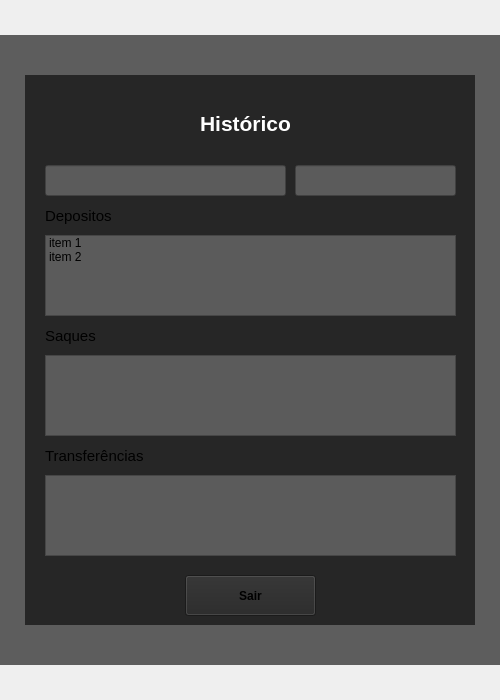
<?xml version="1.0" encoding="UTF-8"?>
<ui version="4.0">
 <class>MainWindow</class>
 <widget class="QMainWindow" name="MainWindow">
  <property name="geometry">
   <rect>
    <x>0</x>
    <y>0</y>
    <width>500</width>
    <height>700</height>
   </rect>
  </property>
  <property name="minimumSize">
   <size>
    <width>500</width>
    <height>700</height>
   </size>
  </property>
  <property name="windowTitle">
   <string>MainWindow</string>
  </property>
  <widget class="QWidget" name="centralwidget">
   <layout class="QVBoxLayout" name="verticalLayout">
    <property name="spacing">
     <number>0</number>
    </property>
    <property name="leftMargin">
     <number>0</number>
    </property>
    <property name="topMargin">
     <number>0</number>
    </property>
    <property name="rightMargin">
     <number>0</number>
    </property>
    <property name="bottomMargin">
     <number>0</number>
    </property>
    <item>
     <widget class="QFrame" name="frame">
      <property name="maximumSize">
       <size>
        <width>16777215</width>
        <height>35</height>
       </size>
      </property>
      <property name="frameShape">
       <enum>QFrame::NoFrame</enum>
      </property>
      <property name="frameShadow">
       <enum>QFrame::Raised</enum>
      </property>
      <layout class="QHBoxLayout" name="horizontalLayout_2">
       <property name="spacing">
        <number>0</number>
       </property>
       <property name="leftMargin">
        <number>0</number>
       </property>
       <property name="topMargin">
        <number>5</number>
       </property>
       <property name="rightMargin">
        <number>0</number>
       </property>
       <property name="bottomMargin">
        <number>0</number>
       </property>
      </layout>
     </widget>
    </item>
    <item>
     <widget class="QFrame" name="frame_2">
      <property name="styleSheet">
       <string notr="true">background-color: rgb(255, 255, 255);
background-color: rgb(93, 93, 93);</string>
      </property>
      <property name="frameShape">
       <enum>QFrame::NoFrame</enum>
      </property>
      <property name="frameShadow">
       <enum>QFrame::Raised</enum>
      </property>
      <layout class="QHBoxLayout" name="horizontalLayout">
       <item>
        <widget class="QFrame" name="frame_4">
         <property name="maximumSize">
          <size>
           <width>450</width>
           <height>550</height>
          </size>
         </property>
         <property name="styleSheet">
          <string notr="true">background-color: rgb(38, 38, 38);</string>
         </property>
         <property name="frameShape">
          <enum>QFrame::NoFrame</enum>
         </property>
         <property name="frameShadow">
          <enum>QFrame::Raised</enum>
         </property>
         <widget class="QLabel" name="label">
          <property name="geometry">
           <rect>
            <x>0</x>
            <y>30</y>
            <width>441</width>
            <height>37</height>
           </rect>
          </property>
          <property name="minimumSize">
           <size>
            <width>0</width>
            <height>0</height>
           </size>
          </property>
          <property name="maximumSize">
           <size>
            <width>16777215</width>
            <height>50</height>
           </size>
          </property>
          <property name="styleSheet">
           <string notr="true">color: rgb(255, 255, 255);</string>
          </property>
          <property name="text">
           <string>&lt;html&gt;&lt;head/&gt;&lt;body&gt;&lt;p align=&quot;center&quot;&gt;&lt;span style=&quot; font-size:16pt; font-weight:600;&quot;&gt;Histórico&lt;/span&gt;&lt;/p&gt;&lt;/body&gt;&lt;/html&gt;</string>
          </property>
         </widget>
         <widget class="QLineEdit" name="campo_cpf">
          <property name="geometry">
           <rect>
            <x>270</x>
            <y>90</y>
            <width>161</width>
            <height>31</height>
           </rect>
          </property>
          <property name="styleSheet">
           <string notr="true">background-color: rgb(91, 91, 91);</string>
          </property>
         </widget>
         <widget class="QLineEdit" name="campo_nome">
          <property name="geometry">
           <rect>
            <x>20</x>
            <y>90</y>
            <width>241</width>
            <height>31</height>
           </rect>
          </property>
          <property name="styleSheet">
           <string notr="true">background-color: rgb(91, 91, 91);</string>
          </property>
         </widget>
         <widget class="QPushButton" name="botao_sair">
          <property name="geometry">
           <rect>
            <x>160</x>
            <y>500</y>
            <width>131</width>
            <height>41</height>
           </rect>
          </property>
          <property name="font">
           <font>
            <weight>75</weight>
            <bold>true</bold>
           </font>
          </property>
          <property name="text">
           <string>Sair</string>
          </property>
         </widget>
         <widget class="QListWidget" name="campoLista_depositos">
          <property name="geometry">
           <rect>
            <x>20</x>
            <y>160</y>
            <width>411</width>
            <height>81</height>
           </rect>
          </property>
          <property name="styleSheet">
           <string notr="true">background-color: rgb(91, 91, 91);</string>
          </property>
          <item>
           <property name="text">
            <string>item 1</string>
           </property>
          </item>
          <item>
           <property name="text">
            <string>item 2</string>
           </property>
          </item>
         </widget>
         <widget class="QLabel" name="label_3">
          <property name="geometry">
           <rect>
            <x>20</x>
            <y>130</y>
            <width>91</width>
            <height>22</height>
           </rect>
          </property>
          <property name="text">
           <string>&lt;html&gt;&lt;head/&gt;&lt;body&gt;&lt;p&gt;&lt;span style=&quot; font-size:11pt;&quot;&gt;Depositos&lt;/span&gt;&lt;/p&gt;&lt;/body&gt;&lt;/html&gt;</string>
          </property>
         </widget>
         <widget class="QLabel" name="label_4">
          <property name="geometry">
           <rect>
            <x>20</x>
            <y>250</y>
            <width>91</width>
            <height>22</height>
           </rect>
          </property>
          <property name="text">
           <string>&lt;html&gt;&lt;head/&gt;&lt;body&gt;&lt;p&gt;&lt;span style=&quot; font-size:11pt;&quot;&gt;Saques&lt;/span&gt;&lt;/p&gt;&lt;/body&gt;&lt;/html&gt;</string>
          </property>
         </widget>
         <widget class="QListWidget" name="campoLista_saques">
          <property name="geometry">
           <rect>
            <x>20</x>
            <y>280</y>
            <width>411</width>
            <height>81</height>
           </rect>
          </property>
          <property name="styleSheet">
           <string notr="true">background-color: rgb(91, 91, 91);</string>
          </property>
         </widget>
         <widget class="QLabel" name="label_5">
          <property name="geometry">
           <rect>
            <x>20</x>
            <y>370</y>
            <width>131</width>
            <height>22</height>
           </rect>
          </property>
          <property name="text">
           <string>&lt;html&gt;&lt;head/&gt;&lt;body&gt;&lt;p&gt;&lt;span style=&quot; font-size:11pt;&quot;&gt;Transferências&lt;/span&gt;&lt;/p&gt;&lt;/body&gt;&lt;/html&gt;</string>
          </property>
         </widget>
         <widget class="QListWidget" name="campoLista_transferencias">
          <property name="geometry">
           <rect>
            <x>20</x>
            <y>400</y>
            <width>411</width>
            <height>81</height>
           </rect>
          </property>
          <property name="styleSheet">
           <string notr="true">background-color: rgb(91, 91, 91);</string>
          </property>
         </widget>
        </widget>
       </item>
      </layout>
     </widget>
    </item>
    <item>
     <widget class="QFrame" name="frame_3">
      <property name="maximumSize">
       <size>
        <width>16777215</width>
        <height>35</height>
       </size>
      </property>
      <property name="frameShape">
       <enum>QFrame::NoFrame</enum>
      </property>
      <property name="frameShadow">
       <enum>QFrame::Raised</enum>
      </property>
     </widget>
    </item>
   </layout>
  </widget>
 </widget>
 <resources/>
 <connections/>
</ui>
